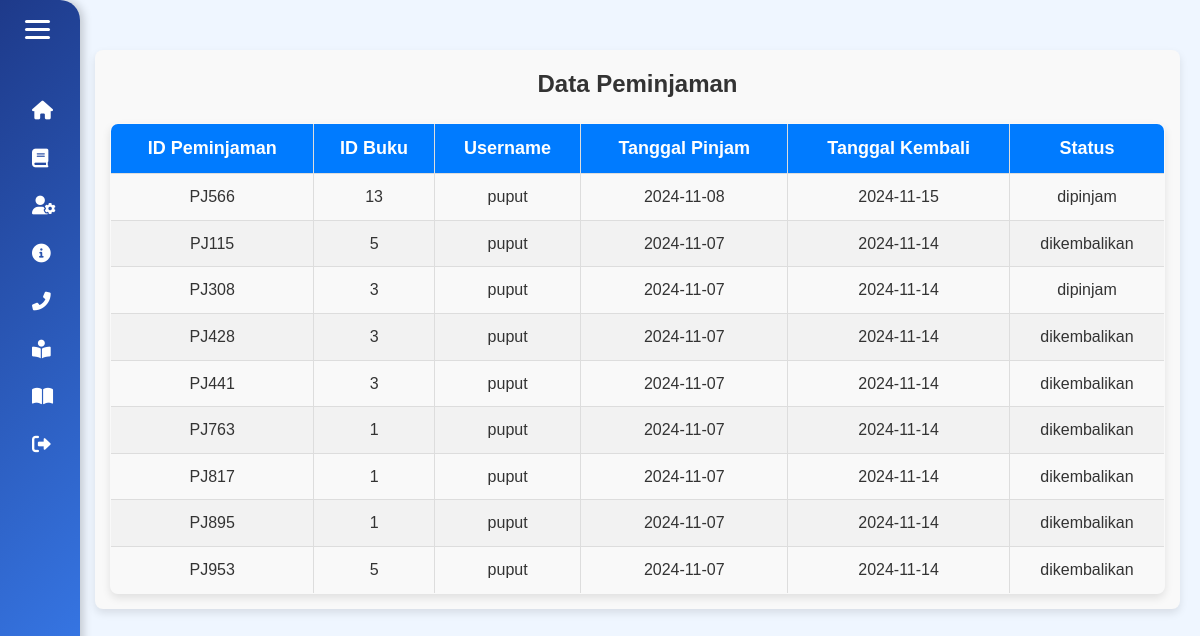
The page /dbpinjam.php (signed in) on the database its author committed.
### tables this page shows
CREATE TABLE `peminjaman` (
  `id` varchar(5) NOT NULL,
  `id_buku` int(11) NOT NULL,
  `username` varchar(255) NOT NULL,
  `tanggal_pinjam` date NOT NULL,
  `tanggal_kembali` date NOT NULL,
  `status` enum('dipinjam','dikembalikan') NOT NULL DEFAULT 'dipinjam'
);

### dbpinjam.php (the view, shortened to what this page needs)
<?php
include 'koneksi.php';
$isAdmin = isset($_SESSION['admin']) && $_SESSION['admin'] === true;
$sql = "SELECT id, id_buku, username, tanggal_pinjam, tanggal_kembali, status FROM peminjaman ORDER BY tanggal_kembali DESC";
$result = $conn->query($sql);
?>
<!DOCTYPE html>
<html lang="id">
<head>
    <link rel="stylesheet" href="style.css">
    <link rel="stylesheet" href="dropdown.css">
    <link rel="stylesheet" href="responsive.css">
    <link rel="stylesheet" href="https://cdnjs.cloudflare.com/ajax/libs/font-awesome/6.0.0-beta3/css/all.min.css">
</head>
<body class="bg">
<aside class="sidebar">
        <div class="header">
            <div class="hamburger" onclick="toggleSidebar()">
                <span></span>
                <span></span>
                <span></span>
            </div>
        </div>
        <nav>
            <ul>
                <li><a href="index.php"><i class="fas fa-home"></i><span class="text">Beranda</span></a></li>
                <li><a href="buku.php"><i class="fas fa-book"></i><span class="text">Koleksi Buku</span></a></li>
                <?php if ($isAdmin): ?>
                <li class="dropdown">
                    <a href="#"><i class="fas fa-user-cog"></i><span class="text">Database</span></a>
                </li>
                <?php endif; ?>
                <li><a href="aboutus.php"><i class="fas fa-info-circle"></i><span class="text">About Us</span></a></li>
                <li><a href="contact.php"><i class="fas fa-phone-alt"></i><span class="text">Kontak</span></a></li>
                <li><a href="peminjaman.php"><i class="fas fa-book-reader"></i><span class="text">Peminjaman</span></a></li>
                <li><a href="pengembalian.php"><i class="fas fa-book-open"></i><span class="text">Pengembalian</span></a></li>
                <?php if (isset($_SESSION['login'])): ?>
                    <li><a href="logout.php" onclick="return confirmLogout();"><i class="fa-solid fa-right-from-bracket"></i><span class="text">Log Out</span></a></li>
                <?php else: ?>
                    <li><a href="login.php"><i class="fa-solid fa-right-to-bracket"></i><span class="text">Log In</span></a></li>
                <?php endif; ?>
            </ul>
        </nav>
    </aside>
    <main class="account-section">
    <h1 class="h1">Data Peminjaman</h1>
    <table border="1">
        <thead>
            <tr>
                <th>ID Peminjaman</th>
                <th>ID Buku</th>
                <th>Username</th>
                <th>Tanggal Pinjam</th>
                <th>Tanggal Kembali</th>
                <th>Status</th>
            </tr>
        </thead>
        <tbody>
            <?php
            if ($result->num_rows > 0) {
                while($row = $result->fetch_assoc()) {
                    echo "<tr>
                            <td>" . $row["id"] . "</td>
                            <td>" . $row["id_buku"] . "</td>
                            <td>" . $row["username"] . "</td>
                            <td>" . $row["tanggal_pinjam"] . "</td>
                            <td>" . $row["tanggal_kembali"] . "</td>
                            <td>" . $row["status"] . "</td>
                          </tr>";
                }
            } else {
                echo "<tr><td colspan='6'>Tidak ada data peminjaman</td></tr>";
            }
            ?>
        </tbody>
    </table>
    </main>
</body>
</html>

### style.css (style rules this page uses)
* { margin: 0; padding: 0; box-sizing: border-box; font-family: Arial, sans-serif; }
body { display: flex; color: #333; line-height: 1.6; }
.dropdown { position: relative; width: 100%; top: 0; }
.sidebar { background: linear-gradient(135deg, #1E3A8A, #3B82F6); color: #fff; width: 80px; padding: 20px; height: 100%; transition: width 0.3s; overflow: hidden; position: relative; box-shadow: 3px 0 10px rgba(0, 0, 0, 0.2); border-radius: 0 20px 20px 0; overflow-y : auto; position: fixed; top: 0; left: 0; z-index: 10; }
.header { display: flex; align-items: center; margin-bottom: 20px; }
.hamburger { display: flex; flex-direction: column; cursor: pointer; gap: 5px; margin-right: 10px; margin-left: 10px; align-items: center; }
.hamburger span { background: #fff; height: 3px; width: 25px; border-radius: 2px; transition: 0.3s; }
.sidebar nav ul { list-style: none; padding-top: 20px; }
.sidebar nav a { display: flex; align-items: center; color: #fff; padding: 12px; margin: 5px 0; text-decoration: none; transition: background 0.3s; border-radius: 90px; }
.sidebar nav a i { font-size: 1.3em; margin-right: 15px; }
main { flex: 1; padding: 20px; margin-left: 80px; transition: margin-left 0.3s; width: calc(100% - 80px); }
* { margin: 0; padding: 0; box-sizing: border-box; font-family: "Poppins", sans-serif; }
.bg { background: #EFF6FF; }
.account-section { padding: 20px; background-color: #f9f9f9; box-shadow: 0 4px 8px rgba(0, 0, 0, 0.1); border-radius: 8px; transition: margin-left 0.3s ease; }
.account-section:not(.collapsed) { width: calc(80% - 20px); }

### dropdown.css (style rules this page uses)
.dropdown { position: relative; width: 100%; top: 0; }
.account-section { margin: 20px 20px 20px 100px; padding: 20px; background-color: #f9f9f9; box-shadow: 0 4px 8px rgba(0, 0, 0, 0.1); border-radius: 8px; transition: margin-left 0.3s ease; }
.account-section:not(.collapsed) { width: calc(80% - 20px); }

### responsive.css (style rules this page uses)
@media (max-width: 1366px) { .sidebar { width: 80px; padding: 15px; padding-top: 20px; } }
@media (max-width: 1366px) { .sidebar nav { justify-content: flex-start; padding: 5px; font-size: 0.9em; margin-bottom: 15px; } }
@media (max-width: 1366px) { .sidebar nav a i { font-size: 1.3em; margin-right: 15px; } }
@media (max-width: 1366px) { .sidebar nav a { width: 170px; } }
@media (max-width: 1366px) { .account-section { margin: 30px 0px 10px 75px; padding: 15px; } }

### dbpinjam.php (style rules this page uses)
body { font-family: Arial, sans-serif; margin: 20px; background-color: #f9f9f9; }
.h1 { text-align: center; color: #333; font-size: 24px; font-weight: bold; margin-bottom: 20px; }
table { width: 100%; border-collapse: collapse; margin-top: 20px; box-shadow: 0 4px 8px rgba(0, 0, 0, 0.1); border-radius: 8px; overflow: hidden; }
th, td { padding: 10px; text-align: center; border: 1px solid #ddd; }
th { background-color: #007bff; color: white; font-weight: bold; font-size: 18px; }
tr:nth-child(even) { background-color: #f2f2f2; }
tr td { font-size: 16px; color: #333; }

### rows shown on the page
peminjaman: id "PJ566", id_buku "13", username "puput", tanggal_pinjam "2024-11-08", tanggal_kembali "2024-11-15", status "dipinjam"
peminjaman: id "PJ115", id_buku "5", username "puput", tanggal_pinjam "2024-11-07", tanggal_kembali "2024-11-14", status "dikembalikan"
peminjaman: id "PJ308", id_buku "3", username "puput", tanggal_pinjam "2024-11-07", tanggal_kembali "2024-11-14", status "dipinjam"
peminjaman: id "PJ428", id_buku "3", username "puput", tanggal_pinjam "2024-11-07", tanggal_kembali "2024-11-14", status "dikembalikan"
peminjaman: id "PJ441", id_buku "3", username "puput", tanggal_pinjam "2024-11-07", tanggal_kembali "2024-11-14", status "dikembalikan"
peminjaman: id "PJ763", id_buku "1", username "puput", tanggal_pinjam "2024-11-07", tanggal_kembali "2024-11-14", status "dikembalikan"
peminjaman: id "PJ817", id_buku "1", username "puput", tanggal_pinjam "2024-11-07", tanggal_kembali "2024-11-14", status "dikembalikan"
peminjaman: id "PJ895", id_buku "1", username "puput", tanggal_pinjam "2024-11-07", tanggal_kembali "2024-11-14", status "dikembalikan"
peminjaman: id "PJ953", id_buku "5", username "puput", tanggal_pinjam "2024-11-07", tanggal_kembali "2024-11-14", status "dikembalikan"
